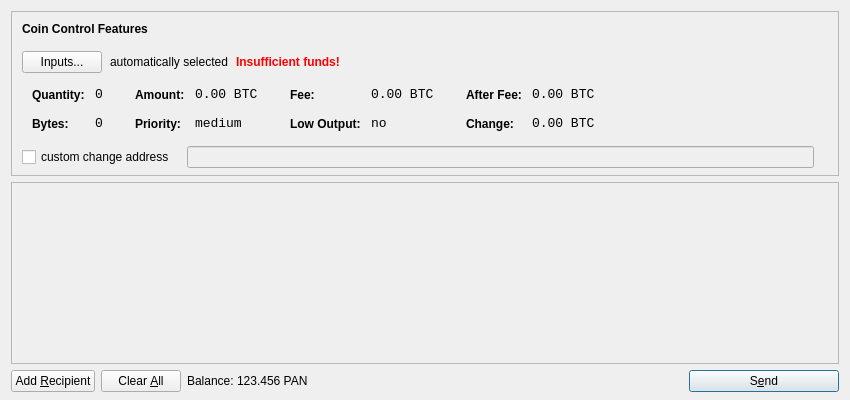
<?xml version="1.0" encoding="UTF-8"?>
<ui version="4.0">
 <class>SendCoinsDialog</class>
 <widget class="QDialog" name="SendCoinsDialog">
  <property name="geometry">
   <rect>
    <x>0</x>
    <y>0</y>
    <width>850</width>
    <height>400</height>
   </rect>
  </property>
  <property name="windowTitle">
   <string>Send Coins</string>
  </property>
  <layout class="QVBoxLayout" name="verticalLayout" stretch="0,1,0">
   <property name="bottomMargin">
    <number>8</number>
   </property>
   <item>
    <widget class="QFrame" name="frameCoinControl">
     <property name="sizePolicy">
      <sizepolicy hsizetype="Expanding" vsizetype="Expanding">
       <horstretch>0</horstretch>
       <verstretch>0</verstretch>
      </sizepolicy>
     </property>
     <property name="maximumSize">
      <size>
       <width>16777215</width>
       <height>16777215</height>
      </size>
     </property>
     <property name="frameShape">
      <enum>QFrame::StyledPanel</enum>
     </property>
     <property name="frameShadow">
      <enum>QFrame::Sunken</enum>
     </property>
     <layout class="QVBoxLayout" name="verticalLayoutCoinControl2">
      <property name="spacing">
       <number>-1</number>
      </property>
      <property name="leftMargin">
       <number>0</number>
      </property>
      <property name="topMargin">
       <number>0</number>
      </property>
      <property name="rightMargin">
       <number>0</number>
      </property>
      <property name="bottomMargin">
       <number>6</number>
      </property>
      <item>
       <layout class="QVBoxLayout" name="verticalLayoutCoinControl" stretch="0,0,0,0,1">
        <property name="spacing">
         <number>0</number>
        </property>
        <property name="leftMargin">
         <number>10</number>
        </property>
        <property name="topMargin">
         <number>10</number>
        </property>
        <item>
         <layout class="QHBoxLayout" name="horizontalLayoutCoinControl1">
          <property name="bottomMargin">
           <number>15</number>
          </property>
          <item>
           <widget class="QLabel" name="labelCoinControlFeatures">
            <property name="sizePolicy">
             <sizepolicy hsizetype="Preferred" vsizetype="Maximum">
              <horstretch>0</horstretch>
              <verstretch>0</verstretch>
             </sizepolicy>
            </property>
            <property name="font">
             <font>
              <weight>75</weight>
              <bold>true</bold>
             </font>
            </property>
            <property name="styleSheet">
             <string notr="true">font-weight:bold;</string>
            </property>
            <property name="text">
             <string>Coin Control Features</string>
            </property>
           </widget>
          </item>
         </layout>
        </item>
        <item>
         <layout class="QHBoxLayout" name="horizontalLayoutCoinControl2" stretch="0,0,0,0">
          <property name="spacing">
           <number>8</number>
          </property>
          <property name="bottomMargin">
           <number>10</number>
          </property>
          <item>
           <widget class="QPushButton" name="pushButtonCoinControl">
            <property name="styleSheet">
             <string notr="true"/>
            </property>
            <property name="text">
             <string>Inputs...</string>
            </property>
           </widget>
          </item>
          <item>
           <widget class="QLabel" name="labelCoinControlAutomaticallySelected">
            <property name="text">
             <string>automatically selected</string>
            </property>
            <property name="margin">
             <number>5</number>
            </property>
           </widget>
          </item>
          <item>
           <widget class="QLabel" name="labelCoinControlInsuffFunds">
            <property name="font">
             <font>
              <weight>75</weight>
              <bold>true</bold>
             </font>
            </property>
            <property name="styleSheet">
             <string notr="true">color:red;font-weight:bold;</string>
            </property>
            <property name="text">
             <string>Insufficient funds!</string>
            </property>
            <property name="margin">
             <number>5</number>
            </property>
           </widget>
          </item>
          <item>
           <spacer name="horizontalSpacerCoinControl">
            <property name="orientation">
             <enum>Qt::Horizontal</enum>
            </property>
            <property name="sizeHint" stdset="0">
             <size>
              <width>40</width>
              <height>1</height>
             </size>
            </property>
           </spacer>
          </item>
         </layout>
        </item>
        <item>
         <widget class="QWidget" name="widgetCoinControl" native="true">
          <property name="sizePolicy">
           <sizepolicy hsizetype="Preferred" vsizetype="Preferred">
            <horstretch>0</horstretch>
            <verstretch>0</verstretch>
           </sizepolicy>
          </property>
          <property name="minimumSize">
           <size>
            <width>0</width>
            <height>0</height>
           </size>
          </property>
          <property name="styleSheet">
           <string notr="true"/>
          </property>
          <layout class="QHBoxLayout" name="horizontalLayoutCoinControl5">
           <property name="margin">
            <number>0</number>
           </property>
           <item>
            <layout class="QHBoxLayout" name="horizontalLayoutCoinControl3" stretch="0,0,0,1">
             <property name="spacing">
              <number>20</number>
             </property>
             <property name="topMargin">
              <number>0</number>
             </property>
             <property name="bottomMargin">
              <number>10</number>
             </property>
             <item>
              <layout class="QFormLayout" name="formLayoutCoinControl1">
               <property name="horizontalSpacing">
                <number>10</number>
               </property>
               <property name="verticalSpacing">
                <number>14</number>
               </property>
               <property name="leftMargin">
                <number>10</number>
               </property>
               <property name="topMargin">
                <number>4</number>
               </property>
               <property name="rightMargin">
                <number>6</number>
               </property>
               <item row="0" column="0">
                <widget class="QLabel" name="labelCoinControlQuantityText">
                 <property name="styleSheet">
                  <string notr="true">font-weight:bold;</string>
                 </property>
                 <property name="text">
                  <string>Quantity:</string>
                 </property>
                 <property name="margin">
                  <number>0</number>
                 </property>
                </widget>
               </item>
               <item row="0" column="1">
                <widget class="QLabel" name="labelCoinControlQuantity">
                 <property name="font">
                  <font>
                   <family>Monospace</family>
                   <pointsize>10</pointsize>
                  </font>
                 </property>
                 <property name="cursor">
                  <cursorShape>IBeamCursor</cursorShape>
                 </property>
                 <property name="contextMenuPolicy">
                  <enum>Qt::ActionsContextMenu</enum>
                 </property>
                 <property name="text">
                  <string notr="true">0</string>
                 </property>
                 <property name="margin">
                  <number>0</number>
                 </property>
                 <property name="textInteractionFlags">
                  <set>Qt::LinksAccessibleByMouse|Qt::TextSelectableByKeyboard|Qt::TextSelectableByMouse</set>
                 </property>
                </widget>
               </item>
               <item row="1" column="0">
                <widget class="QLabel" name="labelCoinControlBytesText">
                 <property name="styleSheet">
                  <string notr="true">font-weight:bold;</string>
                 </property>
                 <property name="text">
                  <string>Bytes:</string>
                 </property>
                </widget>
               </item>
               <item row="1" column="1">
                <widget class="QLabel" name="labelCoinControlBytes">
                 <property name="font">
                  <font>
                   <family>Monospace</family>
                   <pointsize>10</pointsize>
                  </font>
                 </property>
                 <property name="cursor">
                  <cursorShape>IBeamCursor</cursorShape>
                 </property>
                 <property name="contextMenuPolicy">
                  <enum>Qt::ActionsContextMenu</enum>
                 </property>
                 <property name="text">
                  <string notr="true">0</string>
                 </property>
                 <property name="textInteractionFlags">
                  <set>Qt::LinksAccessibleByMouse|Qt::TextSelectableByKeyboard|Qt::TextSelectableByMouse</set>
                 </property>
                </widget>
               </item>
              </layout>
             </item>
             <item>
              <layout class="QFormLayout" name="formLayoutCoinControl2">
               <property name="horizontalSpacing">
                <number>10</number>
               </property>
               <property name="verticalSpacing">
                <number>14</number>
               </property>
               <property name="leftMargin">
                <number>6</number>
               </property>
               <property name="topMargin">
                <number>4</number>
               </property>
               <property name="rightMargin">
                <number>6</number>
               </property>
               <item row="0" column="0">
                <widget class="QLabel" name="labelCoinControlAmountText">
                 <property name="styleSheet">
                  <string notr="true">font-weight:bold;</string>
                 </property>
                 <property name="text">
                  <string>Amount:</string>
                 </property>
                 <property name="margin">
                  <number>0</number>
                 </property>
                </widget>
               </item>
               <item row="0" column="1">
                <widget class="QLabel" name="labelCoinControlAmount">
                 <property name="font">
                  <font>
                   <family>Monospace</family>
                   <pointsize>10</pointsize>
                  </font>
                 </property>
                 <property name="cursor">
                  <cursorShape>IBeamCursor</cursorShape>
                 </property>
                 <property name="contextMenuPolicy">
                  <enum>Qt::ActionsContextMenu</enum>
                 </property>
                 <property name="text">
                  <string notr="true">0.00 BTC</string>
                 </property>
                 <property name="textInteractionFlags">
                  <set>Qt::LinksAccessibleByMouse|Qt::TextSelectableByKeyboard|Qt::TextSelectableByMouse</set>
                 </property>
                </widget>
               </item>
               <item row="1" column="0">
                <widget class="QLabel" name="labelCoinControlPriorityText">
                 <property name="styleSheet">
                  <string notr="true">font-weight:bold;</string>
                 </property>
                 <property name="text">
                  <string>Priority:</string>
                 </property>
                </widget>
               </item>
               <item row="1" column="1">
                <widget class="QLabel" name="labelCoinControlPriority">
                 <property name="font">
                  <font>
                   <family>Monospace</family>
                   <pointsize>10</pointsize>
                  </font>
                 </property>
                 <property name="cursor">
                  <cursorShape>IBeamCursor</cursorShape>
                 </property>
                 <property name="contextMenuPolicy">
                  <enum>Qt::ActionsContextMenu</enum>
                 </property>
                 <property name="text">
                  <string>medium</string>
                 </property>
                 <property name="textInteractionFlags">
                  <set>Qt::LinksAccessibleByMouse|Qt::TextSelectableByKeyboard|Qt::TextSelectableByMouse</set>
                 </property>
                </widget>
               </item>
              </layout>
             </item>
             <item>
              <layout class="QFormLayout" name="formLayoutCoinControl3">
               <property name="horizontalSpacing">
                <number>10</number>
               </property>
               <property name="verticalSpacing">
                <number>14</number>
               </property>
               <property name="leftMargin">
                <number>6</number>
               </property>
               <property name="topMargin">
                <number>4</number>
               </property>
               <property name="rightMargin">
                <number>6</number>
               </property>
               <item row="0" column="0">
                <widget class="QLabel" name="labelCoinControlFeeText">
                 <property name="styleSheet">
                  <string notr="true">font-weight:bold;</string>
                 </property>
                 <property name="text">
                  <string>Fee:</string>
                 </property>
                 <property name="margin">
                  <number>0</number>
                 </property>
                </widget>
               </item>
               <item row="0" column="1">
                <widget class="QLabel" name="labelCoinControlFee">
                 <property name="font">
                  <font>
                   <family>Monospace</family>
                   <pointsize>10</pointsize>
                  </font>
                 </property>
                 <property name="cursor">
                  <cursorShape>IBeamCursor</cursorShape>
                 </property>
                 <property name="contextMenuPolicy">
                  <enum>Qt::ActionsContextMenu</enum>
                 </property>
                 <property name="text">
                  <string notr="true">0.00 BTC</string>
                 </property>
                 <property name="textInteractionFlags">
                  <set>Qt::LinksAccessibleByMouse|Qt::TextSelectableByKeyboard|Qt::TextSelectableByMouse</set>
                 </property>
                </widget>
               </item>
               <item row="1" column="0">
                <widget class="QLabel" name="labelCoinControlLowOutputText">
                 <property name="styleSheet">
                  <string notr="true">font-weight:bold;</string>
                 </property>
                 <property name="text">
                  <string>Low Output:</string>
                 </property>
                </widget>
               </item>
               <item row="1" column="1">
                <widget class="QLabel" name="labelCoinControlLowOutput">
                 <property name="font">
                  <font>
                   <family>Monospace</family>
                   <pointsize>10</pointsize>
                  </font>
                 </property>
                 <property name="cursor">
                  <cursorShape>IBeamCursor</cursorShape>
                 </property>
                 <property name="contextMenuPolicy">
                  <enum>Qt::ActionsContextMenu</enum>
                 </property>
                 <property name="text">
                  <string>no</string>
                 </property>
                 <property name="textInteractionFlags">
                  <set>Qt::LinksAccessibleByMouse|Qt::TextSelectableByKeyboard|Qt::TextSelectableByMouse</set>
                 </property>
                </widget>
               </item>
              </layout>
             </item>
             <item>
              <layout class="QFormLayout" name="formLayoutCoinControl4">
               <property name="horizontalSpacing">
                <number>10</number>
               </property>
               <property name="verticalSpacing">
                <number>14</number>
               </property>
               <property name="leftMargin">
                <number>6</number>
               </property>
               <property name="topMargin">
                <number>4</number>
               </property>
               <property name="rightMargin">
                <number>6</number>
               </property>
               <item row="0" column="0">
                <widget class="QLabel" name="labelCoinControlAfterFeeText">
                 <property name="styleSheet">
                  <string notr="true">font-weight:bold;</string>
                 </property>
                 <property name="text">
                  <string>After Fee:</string>
                 </property>
                 <property name="margin">
                  <number>0</number>
                 </property>
                </widget>
               </item>
               <item row="0" column="1">
                <widget class="QLabel" name="labelCoinControlAfterFee">
                 <property name="font">
                  <font>
                   <family>Monospace</family>
                   <pointsize>10</pointsize>
                  </font>
                 </property>
                 <property name="cursor">
                  <cursorShape>IBeamCursor</cursorShape>
                 </property>
                 <property name="contextMenuPolicy">
                  <enum>Qt::ActionsContextMenu</enum>
                 </property>
                 <property name="text">
                  <string notr="true">0.00 BTC</string>
                 </property>
                 <property name="textInteractionFlags">
                  <set>Qt::LinksAccessibleByMouse|Qt::TextSelectableByKeyboard|Qt::TextSelectableByMouse</set>
                 </property>
                </widget>
               </item>
               <item row="1" column="0">
                <widget class="QLabel" name="labelCoinControlChangeText">
                 <property name="styleSheet">
                  <string notr="true">font-weight:bold;</string>
                 </property>
                 <property name="text">
                  <string>Change:</string>
                 </property>
                </widget>
               </item>
               <item row="1" column="1">
                <widget class="QLabel" name="labelCoinControlChange">
                 <property name="font">
                  <font>
                   <family>Monospace</family>
                   <pointsize>10</pointsize>
                  </font>
                 </property>
                 <property name="cursor">
                  <cursorShape>IBeamCursor</cursorShape>
                 </property>
                 <property name="contextMenuPolicy">
                  <enum>Qt::ActionsContextMenu</enum>
                 </property>
                 <property name="text">
                  <string notr="true">0.00 BTC</string>
                 </property>
                 <property name="textInteractionFlags">
                  <set>Qt::LinksAccessibleByMouse|Qt::TextSelectableByKeyboard|Qt::TextSelectableByMouse</set>
                 </property>
                </widget>
               </item>
              </layout>
             </item>
            </layout>
           </item>
          </layout>
         </widget>
        </item>
        <item>
         <layout class="QHBoxLayout" name="horizontalLayoutCoinControl4" stretch="0,0,0">
          <property name="spacing">
           <number>12</number>
          </property>
          <property name="sizeConstraint">
           <enum>QLayout::SetDefaultConstraint</enum>
          </property>
          <property name="topMargin">
           <number>5</number>
          </property>
          <property name="rightMargin">
           <number>5</number>
          </property>
          <item>
           <widget class="QCheckBox" name="checkBoxCoinControlChange">
            <property name="text">
             <string>custom change address</string>
            </property>
           </widget>
          </item>
          <item>
           <widget class="QLineEdit" name="lineEditCoinControlChange">
            <property name="enabled">
             <bool>false</bool>
            </property>
            <property name="sizePolicy">
             <sizepolicy hsizetype="Expanding" vsizetype="Fixed">
              <horstretch>0</horstretch>
              <verstretch>0</verstretch>
             </sizepolicy>
            </property>
           </widget>
          </item>
          <item>
           <widget class="QLabel" name="labelCoinControlChangeLabel">
            <property name="sizePolicy">
             <sizepolicy hsizetype="Preferred" vsizetype="Expanding">
              <horstretch>0</horstretch>
              <verstretch>0</verstretch>
             </sizepolicy>
            </property>
            <property name="minimumSize">
             <size>
              <width>0</width>
              <height>0</height>
             </size>
            </property>
            <property name="text">
             <string/>
            </property>
            <property name="margin">
             <number>3</number>
            </property>
           </widget>
          </item>
         </layout>
        </item>
        <item>
         <spacer name="verticalSpacerCoinControl">
          <property name="orientation">
           <enum>Qt::Vertical</enum>
          </property>
          <property name="sizeHint" stdset="0">
           <size>
            <width>800</width>
            <height>1</height>
           </size>
          </property>
         </spacer>
        </item>
       </layout>
      </item>
     </layout>
    </widget>
   </item>
   <item>
    <widget class="QScrollArea" name="scrollArea">
     <property name="widgetResizable">
      <bool>true</bool>
     </property>
     <widget class="QWidget" name="scrollAreaWidgetContents">
      <property name="geometry">
       <rect>
        <x>0</x>
        <y>0</y>
        <width>830</width>
        <height>165</height>
       </rect>
      </property>
      <layout class="QVBoxLayout" name="verticalLayout_2">
       <property name="margin">
        <number>0</number>
       </property>
       <item>
        <layout class="QVBoxLayout" name="entries">
         <property name="spacing">
          <number>6</number>
         </property>
        </layout>
       </item>
       <item>
        <spacer name="verticalSpacer">
         <property name="orientation">
          <enum>Qt::Vertical</enum>
         </property>
         <property name="sizeHint" stdset="0">
          <size>
           <width>20</width>
           <height>40</height>
          </size>
         </property>
        </spacer>
       </item>
      </layout>
     </widget>
    </widget>
   </item>
   <item>
    <layout class="QHBoxLayout" name="horizontalLayout">
     <item>
      <widget class="QPushButton" name="addButton">
       <property name="toolTip">
        <string>Send to multiple recipients at once</string>
       </property>
       <property name="text">
        <string>Add &amp;Recipient</string>
       </property>
       <property name="icon">
        <iconset resource="../bitcoin.qrc">
         <normaloff>:/icons/add</normaloff>:/icons/add</iconset>
       </property>
       <property name="autoDefault">
        <bool>false</bool>
       </property>
      </widget>
     </item>
     <item>
      <widget class="QPushButton" name="clearButton">
       <property name="sizePolicy">
        <sizepolicy hsizetype="Minimum" vsizetype="Fixed">
         <horstretch>0</horstretch>
         <verstretch>0</verstretch>
        </sizepolicy>
       </property>
       <property name="toolTip">
        <string>Remove all transaction fields</string>
       </property>
       <property name="text">
        <string>Clear &amp;All</string>
       </property>
       <property name="icon">
        <iconset resource="../bitcoin.qrc">
         <normaloff>:/icons/remove</normaloff>:/icons/remove</iconset>
       </property>
       <property name="autoRepeatDelay">
        <number>300</number>
       </property>
       <property name="autoDefault">
        <bool>false</bool>
       </property>
      </widget>
     </item>
     <item>
      <layout class="QHBoxLayout" name="horizontalLayout_2">
       <property name="spacing">
        <number>3</number>
       </property>
       <item>
        <widget class="QLabel" name="label">
         <property name="text">
          <string>Balance:</string>
         </property>
        </widget>
       </item>
       <item>
        <widget class="QLabel" name="labelBalance">
         <property name="cursor">
          <cursorShape>IBeamCursor</cursorShape>
         </property>
         <property name="text">
          <string>123.456 PAN</string>
         </property>
         <property name="textInteractionFlags">
          <set>Qt::LinksAccessibleByMouse|Qt::TextSelectableByKeyboard|Qt::TextSelectableByMouse</set>
         </property>
        </widget>
       </item>
      </layout>
     </item>
     <item>
      <spacer name="horizontalSpacer">
       <property name="orientation">
        <enum>Qt::Horizontal</enum>
       </property>
       <property name="sizeHint" stdset="0">
        <size>
         <width>40</width>
         <height>20</height>
        </size>
       </property>
      </spacer>
     </item>
     <item>
      <widget class="QPushButton" name="sendButton">
       <property name="minimumSize">
        <size>
         <width>150</width>
         <height>0</height>
        </size>
       </property>
       <property name="toolTip">
        <string>Confirm the send action</string>
       </property>
       <property name="text">
        <string>S&amp;end</string>
       </property>
       <property name="icon">
        <iconset resource="../bitcoin.qrc">
         <normaloff>:/icons/send</normaloff>:/icons/send</iconset>
       </property>
       <property name="default">
        <bool>true</bool>
       </property>
      </widget>
     </item>
    </layout>
   </item>
  </layout>
 </widget>
 <resources>
  <include location="../bitcoin.qrc"/>
 </resources>
 <connections/>
</ui>
